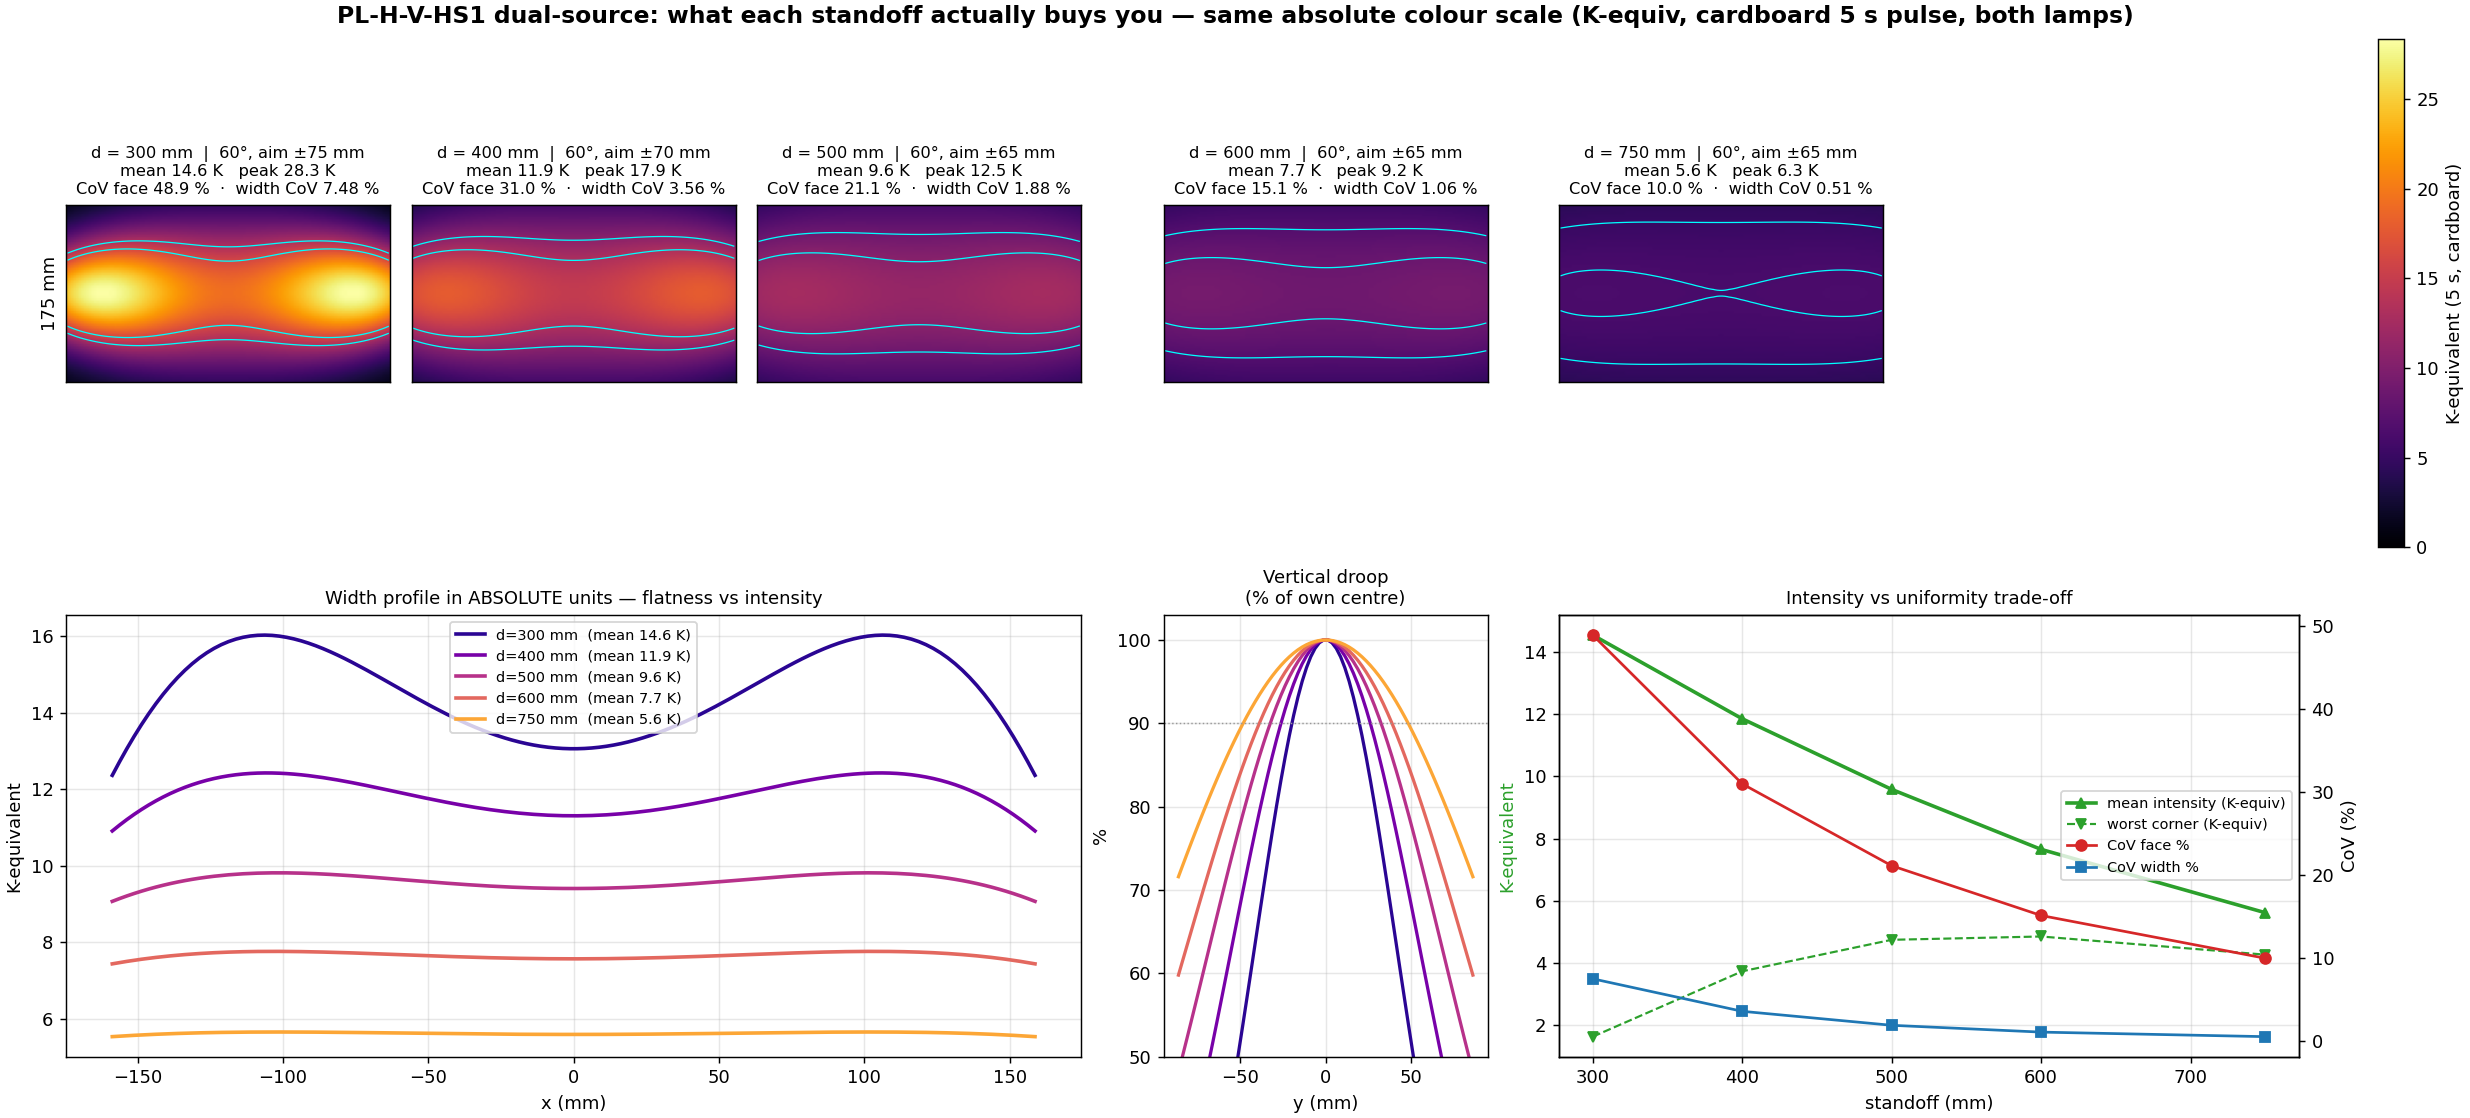

Here is the Python script that generated this plot:
"""
Standoff intensity trade-off — companion picture to 06_dual_source_specimen_map.py.

For each candidate standoff, re-optimise (angle, aim offset) with the same
width-weighted objective + high-angle bias, then render the resulting
two-lamp irradiance map on a SHARED ABSOLUTE colour scale (K-equivalent on
cardboard, 5 s pulse, both lamps at the characterisation operating point),
so the intensity cost of standing further back is visible directly.

Outputs: 06b_standoff_intensity_tradeoff.{json,png}
"""

import json
import os

import numpy as np
import matplotlib
matplotlib.use("Agg")
import matplotlib.pyplot as plt

HERE = os.path.dirname(os.path.abspath(__file__))
BEAM_JSON = os.path.join(HERE, "beam_shape_summary_seq.json")
OUT_JSON = os.path.join(HERE, "06b_standoff_intensity_tradeoff.json")
OUT_PNG = os.path.join(HERE, "06b_standoff_intensity_tradeoff.png")

SPEC_W, SPEC_H = 320.0, 175.0
GRID_STEP = 2.5
WIDTH_WEIGHT = 2.0
ANGLE_BIAS_TOL = 0.02

STANDOFFS = [300.0, 400.0, 500.0, 600.0, 750.0]
TH_SWEEP = np.arange(0.0, 60.1, 2.0)
A_SWEEP = np.arange(-160.0, 160.1, 5.0)

with open(BEAM_JSON) as f:
    beam = json.load(f)
AX = beam["linear_fit"]["sigma_x"]["slope_mm_per_mm"]
BX = beam["linear_fit"]["sigma_x"]["intercept_mm"]
AY = beam["linear_fit"]["sigma_y"]["slope_mm_per_mm"]
BY = beam["linear_fit"]["sigma_y"]["intercept_mm"]
anchors = {s["d_mm"]: s["peak_dT_K"] * 2 * np.pi * s["sigma_x_mm"] * s["sigma_y_mm"]
           for s in beam["per_standoff"]}
P_LAMP = float(np.mean([anchors[300], anchors[500]]))

xs = np.arange(-SPEC_W / 2 + GRID_STEP / 2, SPEC_W / 2, GRID_STEP)
ys = np.arange(-SPEC_H / 2 + GRID_STEP / 2, SPEC_H / 2, GRID_STEP)
X, Y = np.meshgrid(xs, ys)


def lamp_field(side, d, th_deg, a):
    th = np.radians(th_deg)
    u = np.array([-side * np.sin(th), 0.0, -np.cos(th)])
    pos = np.array([side * a, 0.0, 0.0]) - d * u
    ex = np.array([np.cos(th), 0.0, -side * np.sin(th)])
    vx, vy, vz = X - pos[0], Y - pos[1], -pos[2]
    z = vx * u[0] + vy * u[1] + vz * u[2]
    rx = vx * ex[0] + vy * ex[1] + vz * ex[2]
    ry = vy
    sx = AX * z + BX
    sy = AY * z + BY
    cos_inc = pos[2] / np.sqrt(vx ** 2 + vy ** 2 + vz ** 2)
    return (P_LAMP / (2 * np.pi * sx * sy)
            * np.exp(-0.5 * ((rx / sx) ** 2 + (ry / sy) ** 2)) * cos_inc)


def evaluate(d, th, a):
    I = lamp_field(-1, d, th, a) + lamp_field(+1, d, th, a)
    cov_face = I.std() / I.mean()
    px = I.mean(axis=0)
    cov_x = px.std() / px.mean()
    return I, dict(d_mm=d, angle_deg=th, offset_mm=a, cov_face=cov_face,
                   cov_width=cov_x, score=cov_face + WIDTH_WEIGHT * cov_x,
                   mean_K=I.mean(), peak_K=I.max(), min_K=I.min())


results = []
for d in STANDOFFS:
    rows = [evaluate(d, th, a)[1] for th in TH_SWEEP for a in A_SWEEP]
    best = min(r["score"] for r in rows)
    band = [r for r in rows if r["score"] <= best * (1 + ANGLE_BIAS_TOL)]
    opt = max(band, key=lambda r: (r["angle_deg"], -r["score"]))
    I, _ = evaluate(opt["d_mm"], opt["angle_deg"], opt["offset_mm"])
    results.append((opt, I))
    print(f"d={d:.0f}: th={opt['angle_deg']:.0f} deg, a={opt['offset_mm']:+.0f} mm | "
          f"mean {opt['mean_K']:.1f} K, CoV face {opt['cov_face']*100:.1f}%, "
          f"width {opt['cov_width']*100:.2f}%")

vmax = max(I.max() for _, I in results)

fig = plt.figure(figsize=(19, 8.6), constrained_layout=True)
gs = fig.add_gridspec(2, len(STANDOFFS) + 1, width_ratios=[1] * len(STANDOFFS) + [1.15],
                      height_ratios=[1.15, 1])
fig.suptitle("PL-H-V-HS1 dual-source: what each standoff actually buys you — "
             "same absolute colour scale (K-equiv, cardboard 5 s pulse, both lamps)",
             fontsize=13, fontweight="bold")

for i, (opt, I) in enumerate(results):
    ax = fig.add_subplot(gs[0, i])
    im = ax.imshow(I, origin="lower", cmap="inferno", vmin=0, vmax=vmax,
                   extent=[-SPEC_W/2, SPEC_W/2, -SPEC_H/2, SPEC_H/2], aspect="equal")
    ax.contour(X, Y, I / I.mean(), levels=[0.9, 1.1], colors="cyan", linewidths=0.7)
    ax.set_title(f"d = {opt['d_mm']:.0f} mm  |  {opt['angle_deg']:.0f}°, "
                 f"aim ±{abs(opt['offset_mm']):.0f} mm\n"
                 f"mean {opt['mean_K']:.1f} K   peak {opt['peak_K']:.1f} K\n"
                 f"CoV face {opt['cov_face']*100:.1f} %  ·  "
                 f"width CoV {opt['cov_width']*100:.2f} %",
                 fontsize=9)
    ax.set_xticks([]); ax.set_yticks([])
    if i == 0:
        ax.set_ylabel("175 mm")

cax = fig.add_subplot(gs[0, -1])
cax.axis("off")
fig.colorbar(im, ax=cax, fraction=0.6, label="K-equivalent (5 s, cardboard)")

# absolute width profiles
ax = fig.add_subplot(gs[1, 0:3])
colors = plt.cm.plasma(np.linspace(0.05, 0.8, len(results)))
for (opt, I), c in zip(results, colors):
    ax.plot(xs, I.mean(axis=0), lw=2, color=c,
            label=f"d={opt['d_mm']:.0f} mm  (mean {opt['mean_K']:.1f} K)")
ax.set_title("Width profile in ABSOLUTE units — flatness vs intensity", fontsize=10)
ax.set_xlabel("x (mm)"); ax.set_ylabel("K-equivalent")
ax.grid(alpha=0.3); ax.legend(fontsize=8)

# vertical profiles, normalised (droop comparison)
ax = fig.add_subplot(gs[1, 3])
for (opt, I), c in zip(results, colors):
    pv = I.mean(axis=1)
    ax.plot(ys, pv / pv.max() * 100, lw=1.8, color=c)
ax.axhline(90, color="0.6", lw=0.8, ls=":")
ax.set_title("Vertical droop\n(% of own centre)", fontsize=10)
ax.set_xlabel("y (mm)"); ax.set_ylabel("%")
ax.set_ylim(50, 103); ax.grid(alpha=0.3)

# intensity + CoV vs standoff
ax = fig.add_subplot(gs[1, 4:])
dd = [o["d_mm"] for o, _ in results]
ax.plot(dd, [o["mean_K"] for o, _ in results], "^-", color="#2ca02c", lw=2,
        label="mean intensity (K-equiv)")
ax.plot(dd, [o["min_K"] for o, _ in results], "v--", color="#2ca02c", lw=1.2,
        label="worst corner (K-equiv)")
ax.set_xlabel("standoff (mm)"); ax.set_ylabel("K-equivalent", color="#2ca02c")
ax2 = ax.twinx()
ax2.plot(dd, [o["cov_face"] * 100 for o, _ in results], "o-", color="#d62728",
         label="CoV face %")
ax2.plot(dd, [o["cov_width"] * 100 for o, _ in results], "s-", color="#1f77b4",
         label="CoV width %")
ax2.set_ylabel("CoV (%)")
h1, l1 = ax.get_legend_handles_labels(); h2, l2 = ax2.get_legend_handles_labels()
ax.legend(h1 + h2, l1 + l2, fontsize=8, loc="center right")
ax.set_title("Intensity vs uniformity trade-off", fontsize=10)
ax.grid(alpha=0.3)

fig.savefig(OUT_PNG, dpi=130)
print(f"Wrote {OUT_PNG}")

with open(OUT_JSON, "w") as f:
    json.dump({"per_standoff_optima": [
        {k: float(v) for k, v in o.items()} for o, _ in results]}, f, indent=2)
print(f"Wrote {OUT_JSON}")
